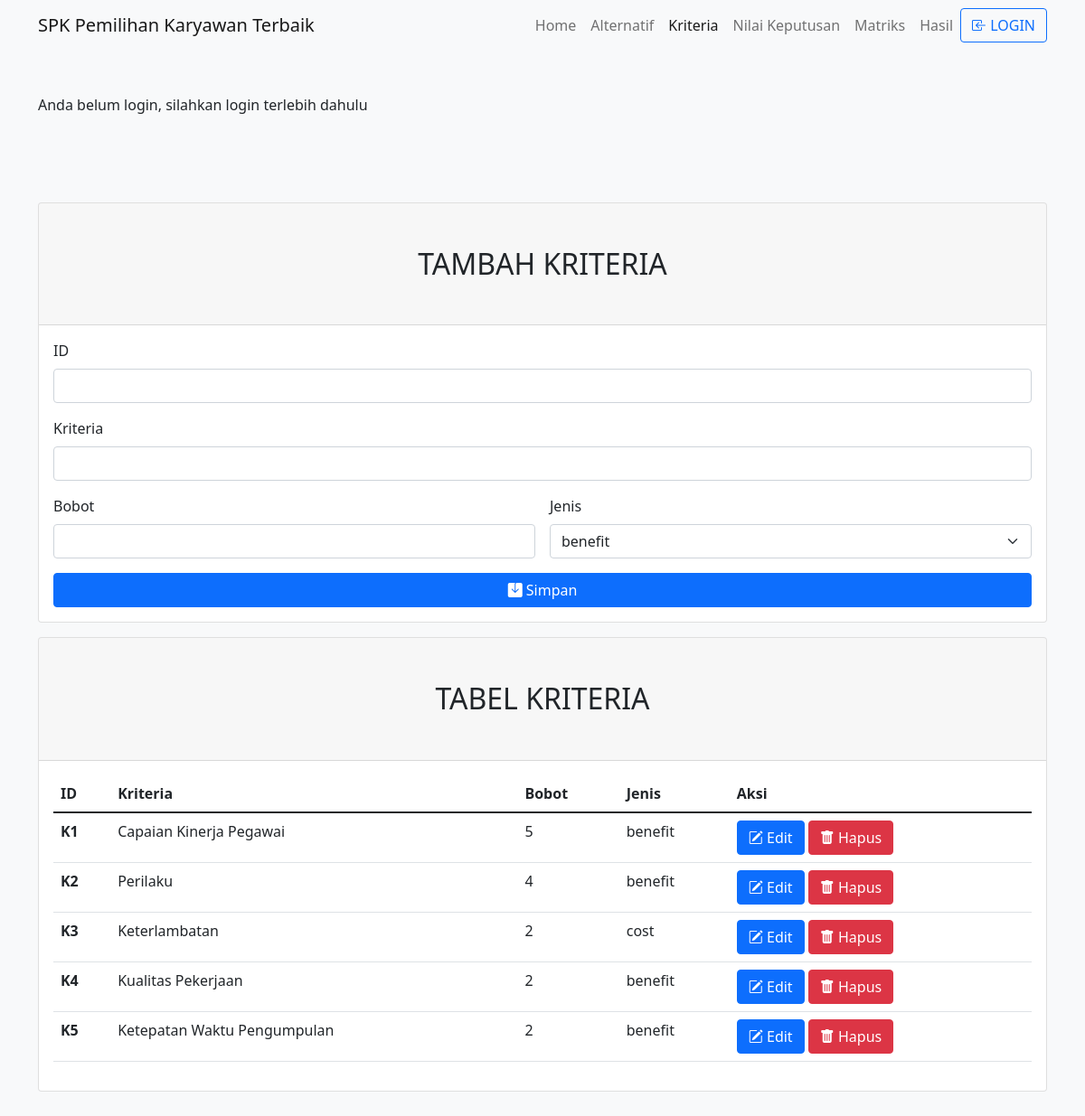
Before: /kriteria.php with the older database file.
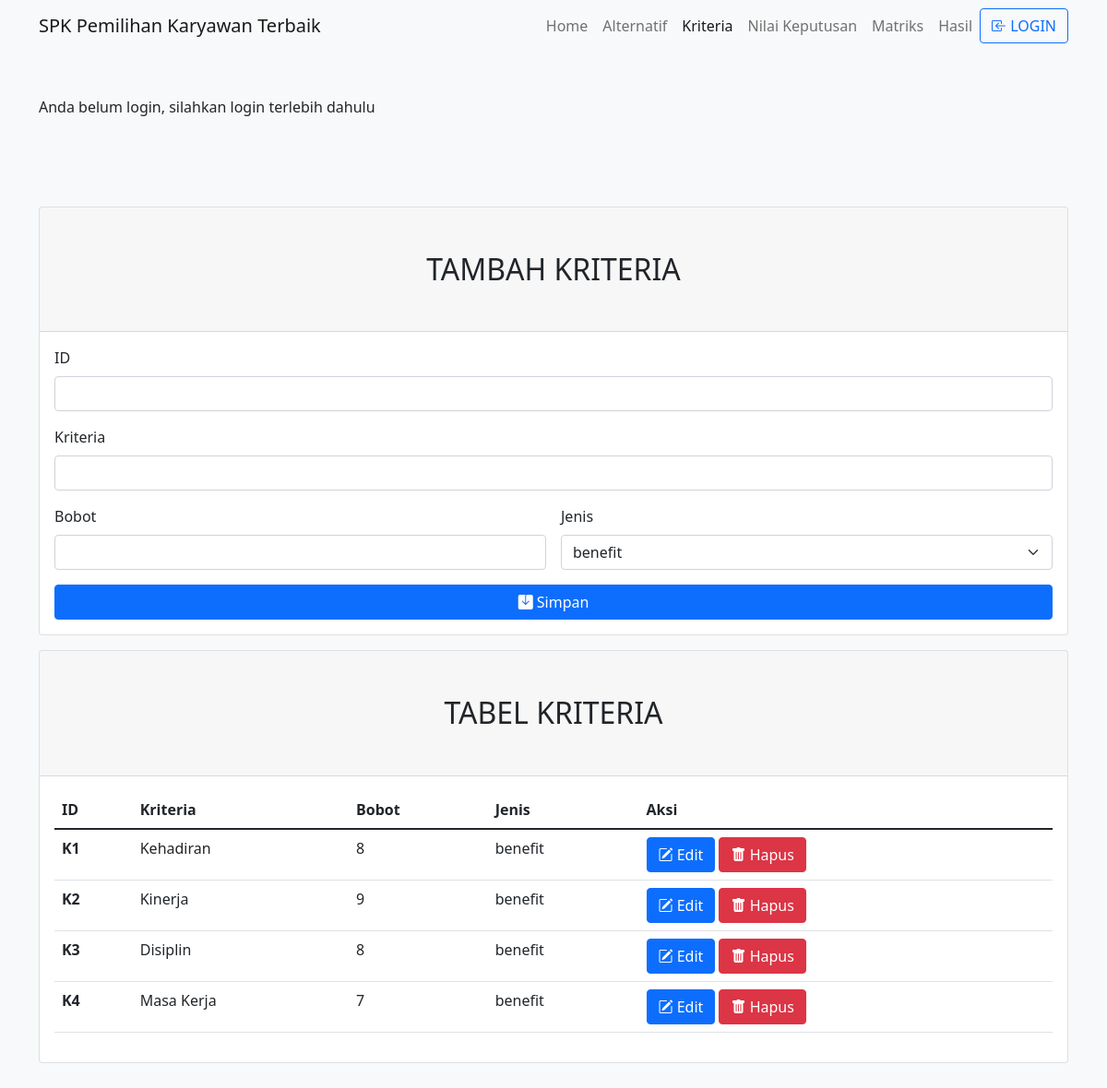
After: the same page with the newer database file.
### tables this page shows
CREATE TABLE `kriteria` (
  `id` varchar(3) NOT NULL,
  `nama` varchar(55) NOT NULL,
  `bobot` int(11) NOT NULL,
  `jenis` varchar(7) NOT NULL
);

### kriteria.php (the view, shortened to what the changed rows need)
<!DOCTYPE html>
<html>
<head>
    <link rel="stylesheet" href="assets/css/bootstrap.min.css" />
    <link rel="stylesheet" href="https://cdn.jsdelivr.net/npm/bootstrap-icons@1.6.1/font/bootstrap-icons.css">
    <link rel="stylesheet" type="text/css"
        href="https://cdn.datatables.net/v/bs5/dt-1.11.3/r-2.2.9/datatables.min.css" />
    <link rel="stylesheet"
        href="https://cdnjs.cloudflare.com/ajax/libs/twitter-bootstrap/5.1.3/css/bootstrap.min.css" />
</head>
<body class="bg-light">
        <main class="container py-5">
            <form class="card mb-3" method="post" action="tambah_kriteria.php">
                <h2 class="card-header py-5 text-center">TAMBAH KRITERIA</h2>
            </form>
            <div class="card">
                <h2 class="card-header py-5 text-center">TABEL KRITERIA</h2>
                <div class="card-body">
                    <table class="table nowrap" style="width: 100%;">
                        <thead>
                            <tr>
                                <th scope="col">ID</th>
                                <th scope="col">Kriteria</th>
                                <th scope="col">Bobot</th>
                                <th scope="col">Jenis</th>
                                <th scope="col">Aksi</th>
                            </tr>
                        </thead>
                        <tbody>
                            <?php
                            include('koneksi.php');
                            $sql = 'SELECT * FROM kriteria';
                            $result = mysqli_query($conn, $sql);
                            while ($row = mysqli_fetch_array($result)) {
                            ?>
                                <tr>
                                    <th scope="row"><?php echo $row['id'] ?></th>
                                    <td><?php echo $row['nama'] ?></td>
                                    <td><?php echo $row['bobot'] ?></td>
                                    <td><?php echo $row['jenis'] ?></td>
                                    <td><a type="button" class="btn btn-primary" data-bs-toggle="modal"
                                            data-bs-target="#modalEdit<?php echo $row['id']; ?>"><i
                                                class="bi bi-pencil-square"></i> Edit</a>
                                        <a class="btn btn-danger" href="hapus_kriteria.php?id=<?php echo $row['id'] ?>"
                                            onclick="return confirm('Apakah anda ingin menghapus kriteria <?php echo $row['nama'] ?>')"><i
                                                class="bi bi-trash-fill"></i> Hapus</a>
                                    </td>
                                </tr>
                            <?php
                            }
                            ?>
                        </tbody>
                    </table>
                </div>
            </div>
        </main>
</body>
</html>

Changed rows visible on the page:
removed kriteria: id "K5", nama "Ketepatan Waktu Pengumpulan", bobot "2", jenis "benefit"
changed kriteria "K1": nama "Capaian Kinerja Pegawai" → "Kehadiran"; bobot "5" → "8"
changed kriteria "K2": nama "Perilaku" → "Kinerja"; bobot "4" → "9"
changed kriteria "K3": nama "Keterlambatan" → "Disiplin"; bobot "2" → "8"; jenis "cost" → "benefit"
changed kriteria "K4": nama "Kualitas Pekerjaan" → "Masa Kerja"; bobot "2" → "7"
